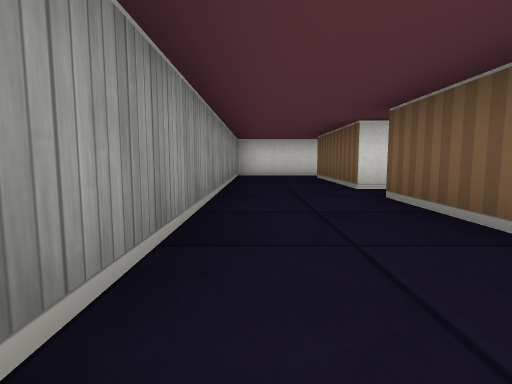
view 1 (above)

17 first-person views from a walk through a cub3D maze. The camera is about half as high as the walls, tilts 6° down and sees 80° across. The floor is counted in squares. Each view is taken from the middle of a square. On the plan, view 1 faces up. The plan holds only what a view shows up to about 9 squares ahead; the rest is blank.

view 2
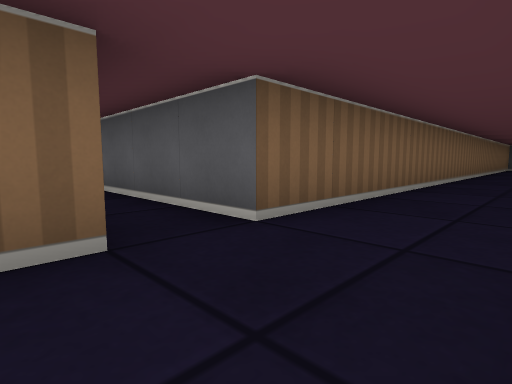

view 3
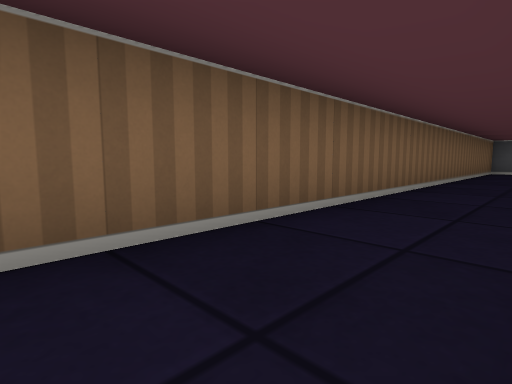

view 4
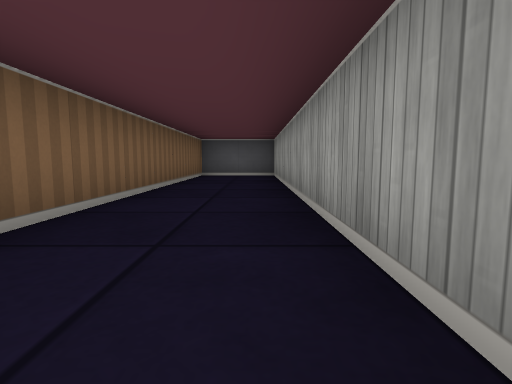

view 5
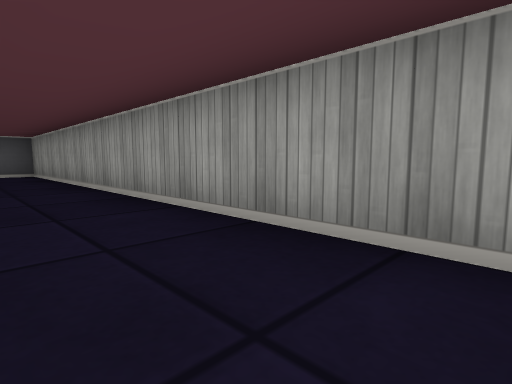

view 6
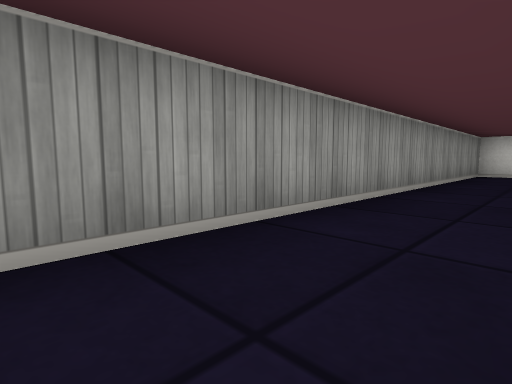

view 7
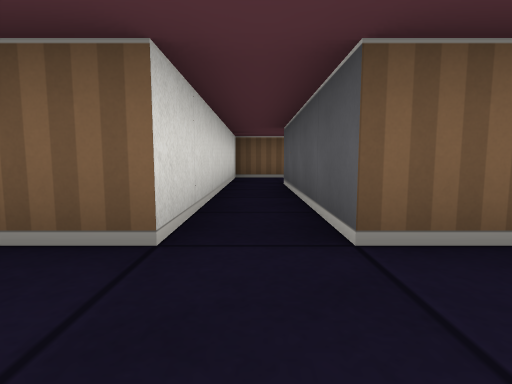

view 8
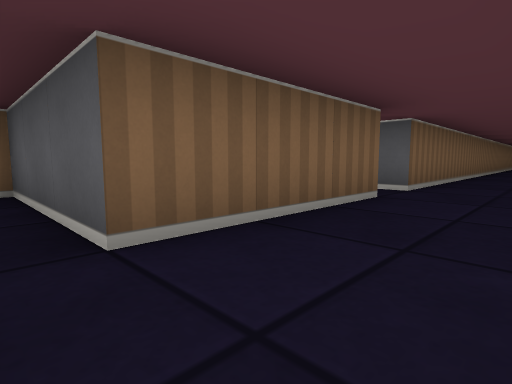

view 9
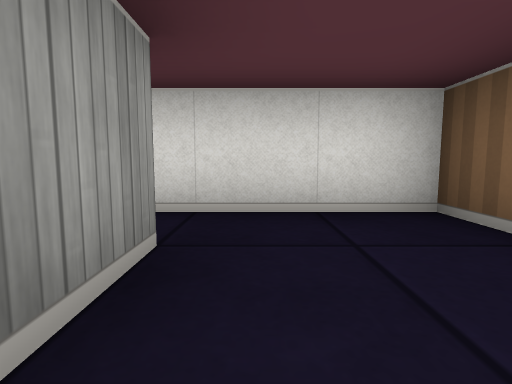

view 10
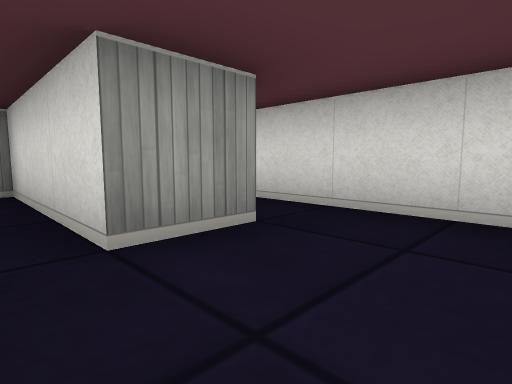

view 11
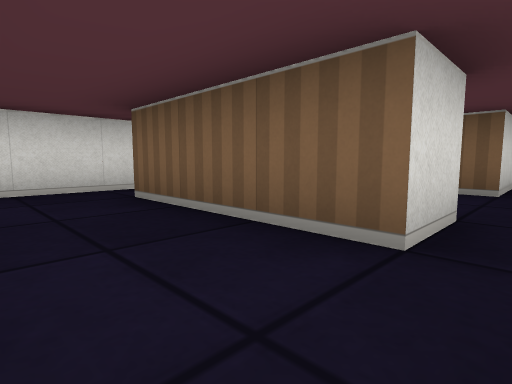

view 12
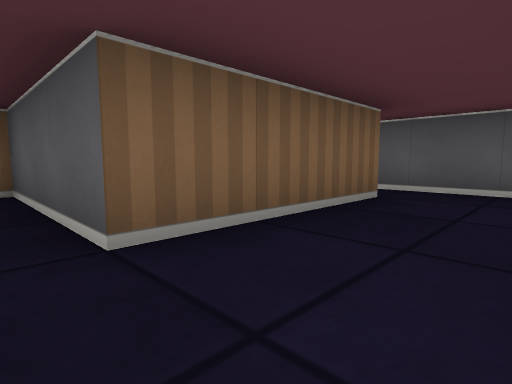

view 13
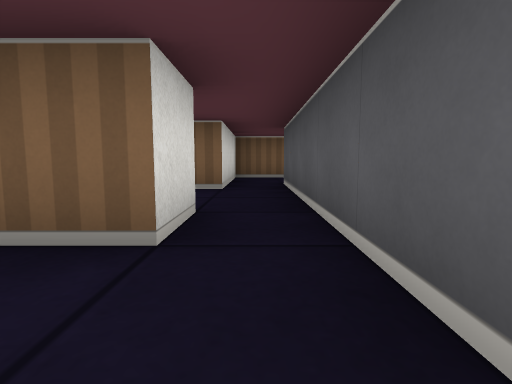

view 14
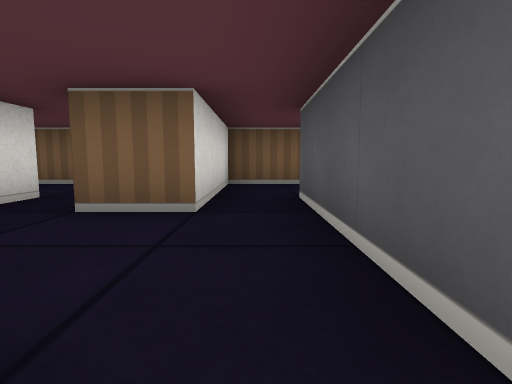

view 15
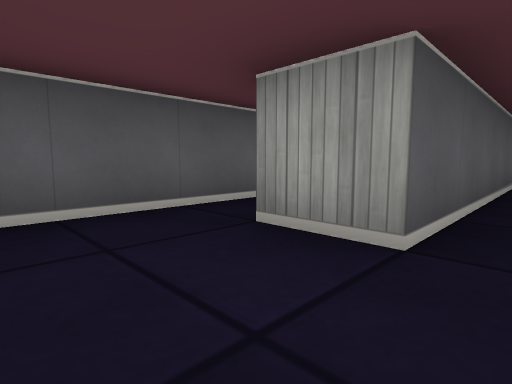

view 16
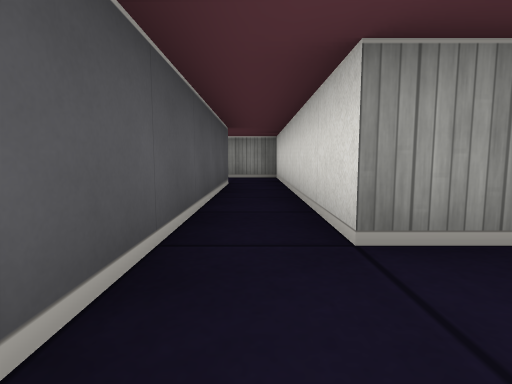

view 17
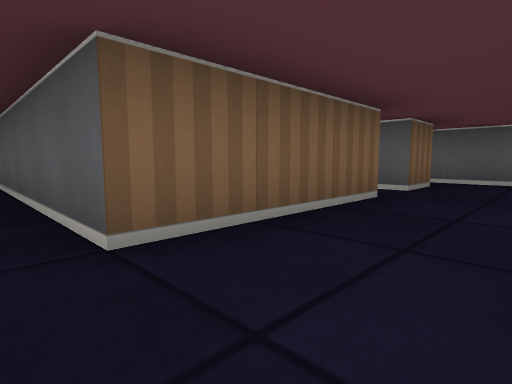

### Floor plan
Ten units are one square. View 1 is at (0, 0); x grows to the right and y downward. Boxes are objects, and circles mark ways between rooms. Rooms are numbered by the first view taken in them; rooms with no view inside come last. Other rooms are left out.
<svg viewBox="-10 -90 120 200">
<path fill="none" stroke="#000" d="M75 -32 75 -45 15 -45 15 -75M18 -85 -5 -85 -5 105 15 105 15 -35 55 -35 55 -25M55 -25 45 -25M45 -15 75 -15M56 15 45 15 45 -15M45 -25 25 -25M34 25 56 25M85 25 85 35M105 29 105 15 85 15M45 76 45 45 99 45M45 96 45 85 50 85M85 35 25 35 25 48M15 -75 45 -75M75 15 75 5M56 25 85 25M85 15 75 15"/>
<circle cx="65" cy="-30" r="3" fill="#2a7"/>
<circle cx="20" cy="-80" r="3" fill="#2a7"/>
<circle cx="50" cy="-20" r="3" fill="#2a7"/>
<circle cx="50" cy="20" r="3" fill="#2a7"/>
<circle cx="95" cy="30" r="3" fill="#2a7"/>
<circle cx="80" cy="20" r="3" fill="#2a7"/>
<circle cx="65" cy="10" r="3" fill="#2a7"/>
<text x="10" y="0">1</text>
<text x="60" y="-20">2</text>
<text x="40" y="0">3</text>
<text x="90" y="20">4</text>
<text x="40" y="60">5</text>
<text x="30" y="-80">6</text>
<text x="60" y="0">7</text>
<text x="70" y="20">8</text>
</svg>
Room 1 opens to room 2. Room 1 opens to room 6. Room 2 opens to room 3. Room 3 opens to room 8. Room 4 opens to room 5. Room 4 opens to room 8. Room 7 opens to room 8.

Where each view was taken, in squares from view 1:
view 1: 0 up, 0 right, facing up
view 2: 5 up, 0 right, facing down-right
view 3: 1 up, 0 right, facing down-right
view 4: 2 down, 0 right, facing down
view 5: 1 down, 1 right, facing down-left
view 6: 1 down, 1 right, facing up-left
view 7: 4 up, 0 right, facing right
view 8: 8 up, 0 right, facing down-right
view 9: 2 up, 6 right, facing up
view 10: 2 up, 7 right, facing up-left
view 11: 2 down, 3 right, facing up-right
view 12: 2 up, 3 right, facing down-right
view 13: 2 down, 3 right, facing right
view 14: 2 down, 5 right, facing right
view 15: 2 down, 10 right, facing down-left
view 16: 4 down, 10 right, facing left
view 17: 4 down, 3 right, facing down-right
